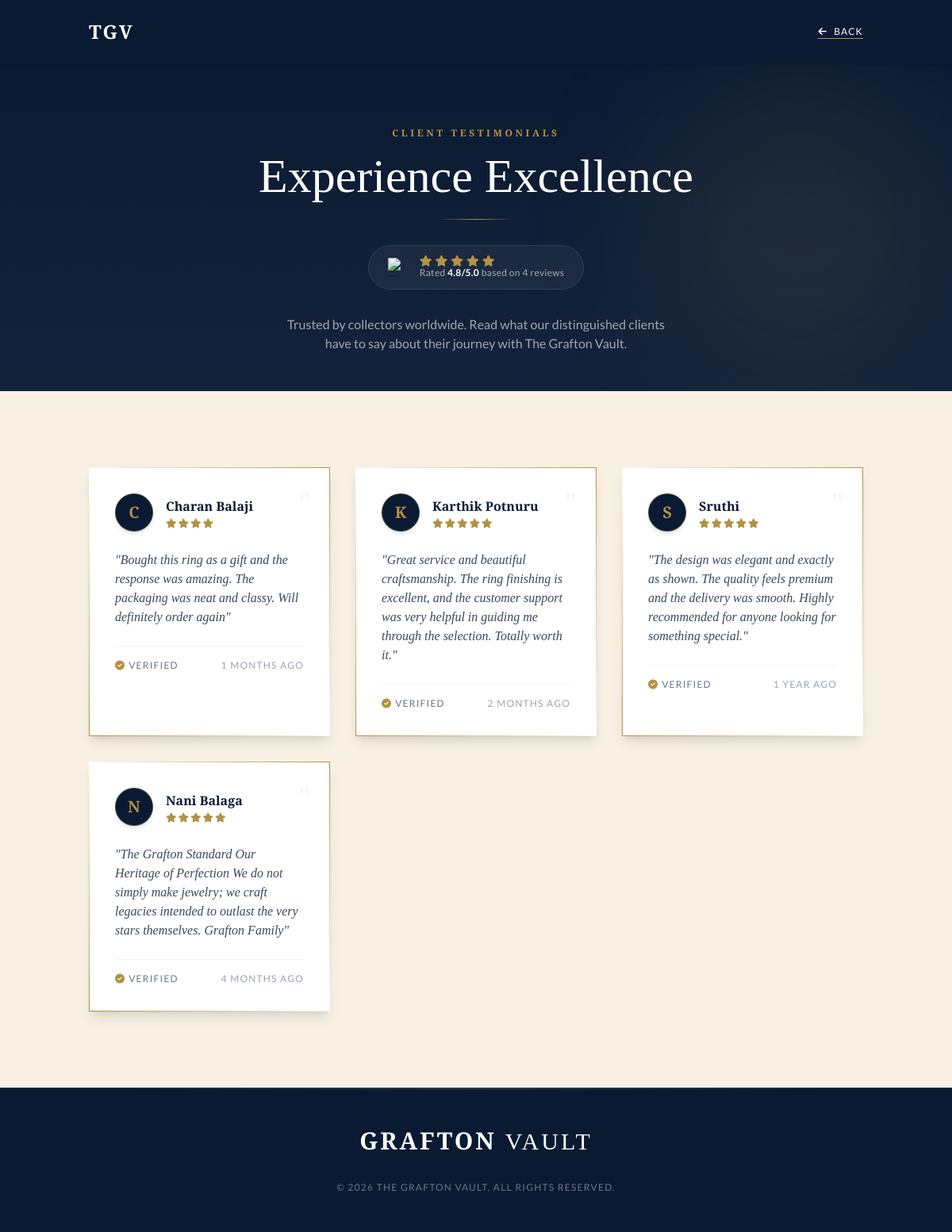
The app's page /overall_rating.php with its own data.
### tables this page shows
CREATE TABLE `reviews` (
  `id` int(11) NOT NULL,
  `reviewer_name` varchar(255) NOT NULL,
  `reviewer_initial` varchar(5) NOT NULL,
  `review_text` text NOT NULL,
  `rating` int(1) DEFAULT 5,
  `date_posted` varchar(100) DEFAULT 'Recently',
  `verified_buyer` tinyint(1) DEFAULT 1
);

### overall_rating.php (the view, shortened to what this page needs)
<?php
include 'db.php';
$avg_res = $conn->query("SELECT AVG(rating) as avg_rating, COUNT(*) as count FROM reviews");
$avg_data = $avg_res->fetch_assoc();
$average = number_format($avg_data['avg_rating'], 1);
$count = $avg_data['count'];
?>
<!DOCTYPE html>
<html lang="en" class="scroll-smooth no-scrollbar">
<head>
    <link rel="stylesheet" href="https://cdnjs.cloudflare.com/ajax/libs/font-awesome/6.4.0/css/all.min.css">
    <script src="https://cdn.tailwindcss.com"></script>
</head>
<body class="bg-cream text-navy antialiased font-serif selection:bg-gold selection:text-white">
    <header class="bg-navy py-6 text-white shadow-md relative z-50">
        <div class="container mx-auto px-6 flex justify-between items-center">
            <a href="index.php" class="text-xl md:text-2xl font-bold uppercase tracking-widest font-cinzel">
                TGV
            </a>
            <a href="javascript:history.back()" class="text-xs font-sans uppercase tracking-widest border-b border-gold hover:text-gold transition-colors flex items-center gap-2">
                <i class="fas fa-arrow-left"></i> Back
            </a>
        </div>
    </header>
    <section class="bg-navy pt-16 pb-24 md:pt-20 md:pb-32 relative overflow-hidden">
        <div class="absolute inset-0 bg-gradient-to-t from-cream to-transparent opacity-5 pointer-events-none"></div>
        <div class="absolute top-0 right-0 w-64 h-64 md:w-96 md:h-96 bg-gold/10 rounded-full blur-[80px] pointer-events-none"></div>
        <div class="container mx-auto px-4 md:px-6 text-center relative z-10 animate-fade-in">
            <span class="text-gold text-[10px] md:text-xs font-bold tracking-[0.3em] uppercase block mb-3 md:mb-4">Client Testimonials</span>
            <h1 class="text-3xl md:text-6xl font-cinzel text-white mb-4 md:mb-6">Experience Excellence</h1>
            <div class="h-px w-16 md:w-24 bg-gradient-to-r from-transparent via-gold to-transparent mx-auto mb-6 md:mb-8"></div>
            <div class="inline-flex items-center gap-3 md:gap-4 bg-white/5 border border-white/10 backdrop-blur-sm px-4 md:px-6 py-2 md:py-3 rounded-full mb-6 md:mb-8 hover:bg-white/10 transition-colors">
                <img src="https://image.similarpng.com/file/similarpng/very-thumbnail/2020/12/Illustration-of-Google-icon-on-transparent-background-PNG.png" alt="Google" class="w-5 h-5 md:w-6 md:h-6">
                <div class="text-left">
                    <div class="flex items-center gap-1 text-gold text-xs md:text-sm">
                        <i class="fas fa-star"></i>
                        <i class="fas fa-star"></i>
                        <i class="fas fa-star"></i>
                        <i class="fas fa-star"></i>
                        <i class="fas fa-star"></i>
                    </div>
                    <p class="text-[10px] md:text-xs text-white/60 font-sans tracking-wide">Rated <span class="text-white font-bold"><?php echo $average; ?>/5.0</span> based on <?php echo $count; ?> reviews</p>
                </div>
            </div>
            <p class="text-white/60 font-sans text-xs md:text-base max-w-lg mx-auto leading-relaxed">
                Trusted by collectors worldwide. Read what our distinguished clients have to say about their journey with The Grafton Vault.
            </p>
        </div>
    </section>
    <section class="py-16 md:py-24 -mt-16 md:-mt-20 relative z-20 bg-cream">
        <div class="container mx-auto px-4 md:px-6">
            <div class="grid grid-cols-1 md:grid-cols-2 lg:grid-cols-3 gap-6 md:gap-8">
                <?php
                $sql = "SELECT * FROM reviews ORDER BY id DESC";
                $result = $conn->query($sql);
                if ($result->num_rows > 0) {
                    while($rev = $result->fetch_assoc()) {
                        $stars = str_repeat('<i class="fas fa-star"></i>', $rev['rating']);
                        echo '
                        <div class="bg-white decorative-border p-6 md:p-8 shadow-lg relative group hover:-translate-y-2 transition-transform duration-500">
                            <div class="absolute top-6 right-6 text-gold/10 text-4xl font-serif group-hover:text-gold/30 transition-colors">
                                "
                            </div>
                            <div class="flex items-center gap-4 mb-6">
                                <div class="w-10 h-10 md:w-12 md:h-12 bg-navy text-gold rounded-full flex items-center justify-center font-cinzel font-bold text-lg md:text-xl shadow-md border border-gold/30">
                                    '.htmlspecialchars($rev['reviewer_initial']).'
                                </div>
                                <div>
                                    <h4 class="font-bold text-navy font-cinzel text-sm md:text-base">'.htmlspecialchars($rev['reviewer_name']).'</h4>
                                    <div class="flex text-gold text-[10px] md:text-xs mt-1 gap-0.5">
                                        '.$stars.'
                                    </div>
                                </div>
                            </div>
                            <p class="font-serif italic text-sm md:text-base leading-relaxed text-navy/80 mb-6 relative z-10">
                                "'.htmlspecialchars($rev['review_text']).'"
                            </p>
                            <div class="border-t border-gray-100 pt-4 flex justify-between items-center text-[10px] md:text-xs font-sans text-gray-400 uppercase tracking-widest">
                                <span class="flex items-center gap-1 text-navy/60"><i class="fas fa-check-circle text-gold"></i> Verified</span>
                                <span>'.htmlspecialchars($rev['date_posted']).'</span>
                            </div>
                        </div>';
                    }
                } else {
                    echo '<div class="col-span-full text-center py-12">
                            <i class="far fa-comment-dots text-4xl text-gold/30 mb-4"></i>
                            <p class="text-navy font-cinzel text-lg">No reviews yet.</p>
                          </div>';
                }
                ?>
            </div>
        </div>
    </section>
    <footer class="bg-navy text-white py-10 md:py-12 border-t border-white/10 text-center relative">
        <div class="absolute top-0 left-1/2 transform -translate-x-1/2 w-3/4 h-px bg-gradient-to-r from-transparent via-gold/30 to-transparent"></div>
        <div class="container mx-auto px-6">
            <div class="flex flex-col items-center justify-center gap-4 md:gap-6 mb-6 md:mb-8">
                <a href="#" class="text-xl md:text-3xl font-bold uppercase tracking-widest font-cinzel">
                    Grafton <span class="font-light">Vault</span>
                </a>
            </div>
            <p class="font-sans text-[10px] md:text-xs text-white/40 tracking-widest uppercase">© <?php echo date("Y"); ?> The Grafton Vault. All rights reserved.</p>
        </div>
    </footer>
</body>
</html>

### overall_rating.php (style rules this page uses)
.no-scrollbar { -ms-overflow-style: none; scrollbar-width: none; }
body { overflow-x: hidden; text-decoration: none; }
.decorative-border { border: 1px solid transparent; background: linear-gradient(#fff, #fff) padding-box, linear-gradient(45deg, #B29243, transparent, #B29243) border-box; }

### records on screen
reviews: reviewer_initial "C", reviewer_name "Charan Balaji", rating 4 (drawn), review_text "Bought this ring as a gift and the response was amazing. The packaging was neat and classy. Will definitely order again", date_posted "1 MONTHS AGO"
reviews: reviewer_initial "K", reviewer_name "Karthik Potnuru", rating 5 (drawn), review_text "Great service and beautiful craftsmanship. The ring finishing is excellent, and the customer support was very helpful in guiding me through the selection. Totally worth it.", date_posted "2 MONTHS AGO"
reviews: reviewer_initial "S", reviewer_name "Sruthi", rating 5 (drawn), review_text "The design was elegant and exactly as shown. The quality feels premium and the delivery was smooth. Highly recommended for anyone looking for something special.", date_posted "1 YEAR AGO"
reviews: reviewer_initial "N", reviewer_name "Nani Balaga", rating 5 (drawn), review_text "The Grafton Standard Our Heritage of Perfection We do not simply make jewelry; we craft legacies intended to outlast the very stars themselves. Grafton Family", date_posted "4 MONTHS AGO"

### other values on screen
$average "4.8"
$count "4"
